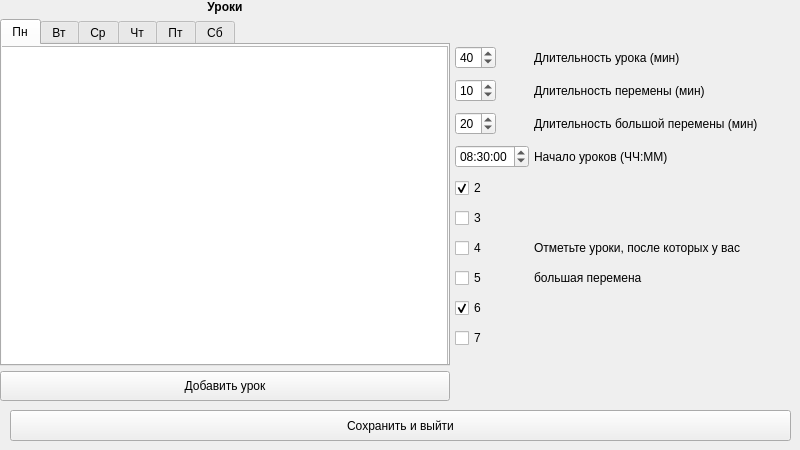
<?xml version="1.0" encoding="UTF-8"?>
<ui version="4.0">
 <class>ScheduleEdit</class>
 <widget class="QWidget" name="ScheduleEdit">
  <property name="geometry">
   <rect>
    <x>0</x>
    <y>0</y>
    <width>800</width>
    <height>450</height>
   </rect>
  </property>
  <property name="sizePolicy">
   <sizepolicy hsizetype="Preferred" vsizetype="Preferred">
    <horstretch>0</horstretch>
    <verstretch>0</verstretch>
   </sizepolicy>
  </property>
  <property name="minimumSize">
   <size>
    <width>800</width>
    <height>450</height>
   </size>
  </property>
  <property name="maximumSize">
   <size>
    <width>800</width>
    <height>450</height>
   </size>
  </property>
  <property name="windowTitle">
   <string>Schedule Editor</string>
  </property>
  <widget class="QWidget" name="horizontalLayoutWidget">
   <property name="geometry">
    <rect>
     <x>0</x>
     <y>0</y>
     <width>820</width>
     <height>401</height>
    </rect>
   </property>
   <layout class="QHBoxLayout" name="horizontalLayout">
    <property name="spacing">
     <number>5</number>
    </property>
    <item>
     <layout class="QVBoxLayout" name="verticalLayout">
      <item>
       <widget class="QLabel" name="label">
        <property name="sizePolicy">
         <sizepolicy hsizetype="Preferred" vsizetype="Fixed">
          <horstretch>0</horstretch>
          <verstretch>0</verstretch>
         </sizepolicy>
        </property>
        <property name="font">
         <font>
          <bold>true</bold>
         </font>
        </property>
        <property name="text">
         <string>Уроки</string>
        </property>
        <property name="alignment">
         <set>Qt::AlignCenter</set>
        </property>
       </widget>
      </item>
      <item>
       <widget class="QTabWidget" name="tabWidget">
        <property name="sizePolicy">
         <sizepolicy hsizetype="Fixed" vsizetype="Preferred">
          <horstretch>0</horstretch>
          <verstretch>0</verstretch>
         </sizepolicy>
        </property>
        <property name="minimumSize">
         <size>
          <width>450</width>
          <height>0</height>
         </size>
        </property>
        <property name="tabPosition">
         <enum>QTabWidget::North</enum>
        </property>
        <property name="currentIndex">
         <number>0</number>
        </property>
        <property name="elideMode">
         <enum>Qt::ElideLeft</enum>
        </property>
        <property name="documentMode">
         <bool>false</bool>
        </property>
        <property name="tabsClosable">
         <bool>false</bool>
        </property>
        <property name="tabBarAutoHide">
         <bool>false</bool>
        </property>
        <widget class="QWidget" name="Mn">
         <attribute name="title">
          <string>Пн</string>
         </attribute>
         <widget class="QListWidget" name="mn_lw">
          <property name="geometry">
           <rect>
            <x>-5</x>
            <y>1</y>
            <width>451</width>
            <height>341</height>
           </rect>
          </property>
         </widget>
        </widget>
        <widget class="QWidget" name="Tu">
         <attribute name="title">
          <string>Вт</string>
         </attribute>
         <widget class="QListWidget" name="tu_lw">
          <property name="geometry">
           <rect>
            <x>0</x>
            <y>0</y>
            <width>451</width>
            <height>311</height>
           </rect>
          </property>
         </widget>
        </widget>
        <widget class="QWidget" name="Wd">
         <attribute name="title">
          <string>Ср</string>
         </attribute>
         <widget class="QListWidget" name="wd_lw">
          <property name="geometry">
           <rect>
            <x>0</x>
            <y>0</y>
            <width>451</width>
            <height>321</height>
           </rect>
          </property>
         </widget>
        </widget>
        <widget class="QWidget" name="Th">
         <attribute name="title">
          <string>Чт</string>
         </attribute>
         <widget class="QListWidget" name="th_lw">
          <property name="geometry">
           <rect>
            <x>0</x>
            <y>0</y>
            <width>451</width>
            <height>311</height>
           </rect>
          </property>
         </widget>
        </widget>
        <widget class="QWidget" name="Fr">
         <property name="sizePolicy">
          <sizepolicy hsizetype="Fixed" vsizetype="Fixed">
           <horstretch>0</horstretch>
           <verstretch>0</verstretch>
          </sizepolicy>
         </property>
         <attribute name="title">
          <string>Пт</string>
         </attribute>
         <widget class="QListWidget" name="fr_lw">
          <property name="geometry">
           <rect>
            <x>0</x>
            <y>0</y>
            <width>451</width>
            <height>311</height>
           </rect>
          </property>
         </widget>
        </widget>
        <widget class="QWidget" name="St">
         <attribute name="title">
          <string>Сб</string>
         </attribute>
         <widget class="QListWidget" name="st_lw">
          <property name="geometry">
           <rect>
            <x>0</x>
            <y>0</y>
            <width>451</width>
            <height>311</height>
           </rect>
          </property>
         </widget>
        </widget>
       </widget>
      </item>
      <item>
       <widget class="QPushButton" name="addLEssonBtn">
        <property name="minimumSize">
         <size>
          <width>0</width>
          <height>30</height>
         </size>
        </property>
        <property name="text">
         <string>Добавить урок</string>
        </property>
       </widget>
      </item>
     </layout>
    </item>
    <item>
     <layout class="QVBoxLayout" name="verticalLayout_2">
      <item>
       <spacer name="verticalSpacer">
        <property name="orientation">
         <enum>Qt::Vertical</enum>
        </property>
        <property name="sizeType">
         <enum>QSizePolicy::Fixed</enum>
        </property>
        <property name="sizeHint" stdset="0">
         <size>
          <width>20</width>
          <height>46</height>
         </size>
        </property>
       </spacer>
      </item>
      <item>
       <layout class="QFormLayout" name="formLayout_7">
        <property name="labelAlignment">
         <set>Qt::AlignLeading</set>
        </property>
        <property name="formAlignment">
         <set>Qt::AlignLeading|Qt::AlignLeft|Qt::AlignTop</set>
        </property>
        <property name="verticalSpacing">
         <number>10</number>
        </property>
        <item row="0" column="0">
         <widget class="QSpinBox" name="lessonDur_6">
          <property name="value">
           <number>40</number>
          </property>
         </widget>
        </item>
        <item row="0" column="1">
         <widget class="QLabel" name="label_22">
          <property name="text">
           <string>Длительность урока (мин)</string>
          </property>
         </widget>
        </item>
        <item row="1" column="0">
         <widget class="QSpinBox" name="breakDur_6">
          <property name="value">
           <number>10</number>
          </property>
         </widget>
        </item>
        <item row="1" column="1">
         <widget class="QLabel" name="label_23">
          <property name="text">
           <string>Длительность перемены (мин)</string>
          </property>
         </widget>
        </item>
        <item row="2" column="0">
         <widget class="QSpinBox" name="longBreakDur_6">
          <property name="value">
           <number>20</number>
          </property>
         </widget>
        </item>
        <item row="2" column="1">
         <widget class="QLabel" name="label_24">
          <property name="text">
           <string>Длительность большой перемены (мин)</string>
          </property>
         </widget>
        </item>
        <item row="3" column="0">
         <widget class="QTimeEdit" name="timeEdit_6">
          <property name="dateTime">
           <datetime>
            <hour>8</hour>
            <minute>30</minute>
            <second>0</second>
            <year>2000</year>
            <month>1</month>
            <day>1</day>
           </datetime>
          </property>
          <property name="calendarPopup">
           <bool>true</bool>
          </property>
          <property name="timeSpec">
           <enum>Qt::LocalTime</enum>
          </property>
         </widget>
        </item>
        <item row="3" column="1">
         <widget class="QLabel" name="label_25">
          <property name="text">
           <string>Начало уроков (ЧЧ:ММ)</string>
          </property>
         </widget>
        </item>
        <item row="4" column="0">
         <widget class="QCheckBox" name="checkBox">
          <property name="text">
           <string>2</string>
          </property>
          <property name="checked">
           <bool>true</bool>
          </property>
         </widget>
        </item>
        <item row="5" column="0">
         <widget class="QCheckBox" name="checkBox_2">
          <property name="text">
           <string>3</string>
          </property>
          <property name="checked">
           <bool>false</bool>
          </property>
         </widget>
        </item>
        <item row="6" column="0">
         <widget class="QCheckBox" name="checkBox_3">
          <property name="text">
           <string>4</string>
          </property>
         </widget>
        </item>
        <item row="7" column="0">
         <widget class="QCheckBox" name="checkBox_4">
          <property name="text">
           <string>5</string>
          </property>
         </widget>
        </item>
        <item row="8" column="0">
         <widget class="QCheckBox" name="checkBox_5">
          <property name="text">
           <string>6</string>
          </property>
          <property name="checked">
           <bool>true</bool>
          </property>
         </widget>
        </item>
        <item row="9" column="0">
         <widget class="QCheckBox" name="checkBox_6">
          <property name="text">
           <string>7</string>
          </property>
         </widget>
        </item>
        <item row="6" column="1">
         <widget class="QLabel" name="label_2">
          <property name="text">
           <string>Отметьте уроки, после которых у вас </string>
          </property>
         </widget>
        </item>
        <item row="7" column="1">
         <widget class="QLabel" name="label_3">
          <property name="text">
           <string>большая перемена</string>
          </property>
         </widget>
        </item>
       </layout>
      </item>
     </layout>
    </item>
   </layout>
  </widget>
  <widget class="QPushButton" name="pushButton">
   <property name="geometry">
    <rect>
     <x>10</x>
     <y>410</y>
     <width>781</width>
     <height>31</height>
    </rect>
   </property>
   <property name="text">
    <string>Сохранить и выйти</string>
   </property>
  </widget>
 </widget>
 <resources/>
 <connections/>
</ui>
